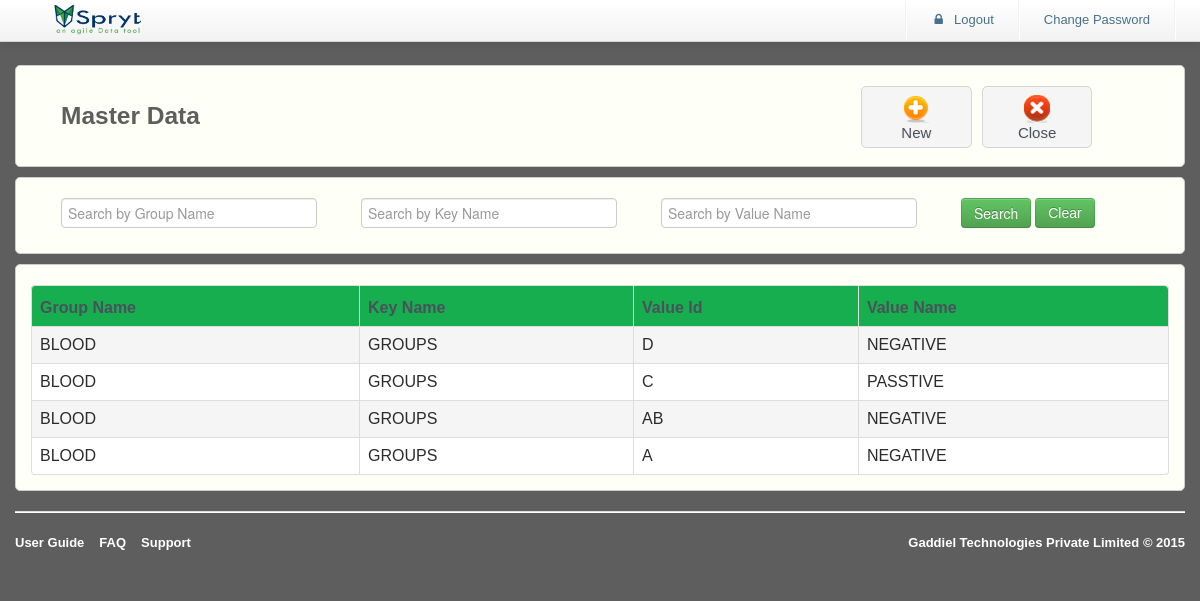
Screenshot of /configmst/master/masterData.php (signed in) with the database file from the repository.
### tables this page shows
CREATE TABLE IF NOT EXISTS `key_value` (
  `CREATED_BY` varchar(60) NOT NULL DEFAULT '-1',
  `CREATED_DATE` date NOT NULL DEFAULT '0000-00-00',
  `ID` int(10) NOT NULL AUTO_INCREMENT,
  `GROUP_NAME` varchar(30) NOT NULL,
  `KEY_NAME` varchar(30) NOT NULL,
  `VALUE_ID` varchar(30) NOT NULL,
  `VALUE_NAME` varchar(100) DEFAULT NULL,
  PRIMARY KEY (`ID`)
);

### configmst/master/masterData.php (the view, shortened to what this page needs)
<html lang="en"><head><meta http-equiv="Content-Type" content="text/html; charset=UTF-8">
    <link rel="stylesheet" type="text/css" href="../../resources/css/bootstrap.min.css" >
    <link rel="stylesheet" type="text/css" href="../../resources/css/bootstrap-responsive.min.css" >
    <link rel="stylesheet" type="text/css" href="../../resources/css/alveolae.css">
    <link rel="stylesheet" type="text/css" href="../../resources/css/font-awesome.css">
    <link rel="stylesheet" type="text/css" href="../../resources/css/footable.core.css?v=2-0-1">
    <link rel="stylesheet" type="text/css" href="../../resources/css/footable-demos.css">
</head>
<body>
	  <?php include($_SERVER['DOCUMENT_ROOT'].'/include/header.php'); ?>
	<form action="" method="POST" name="forms">
	<div id="main-content">
		<div class="container">
			<div class="row">
			   <div class="span12 desktop">
				 <div class="widget">
					<div class="widget-content ">
						<div class="span8"><h3>Master Data</h3></div>
						<div class="span3">
							<div class="box-holder">
                                 <a href="addMasterData.php" onClick="newPage()">
                                 <div class="box"><img src="../../resources/images/e-add.png"/></br>New</div></a>
                            </div>
							 <div class="box-holder">
							   <a href="../configMst.php">
							   <div class="box"><img src="../../resources/images/e-close.png"/></br>Close</div></a>
                             </div>
						</div>
					</div>
				</div>
			 </div>
					<div class="span12">
					    <div class="widget">
						<div class="widget-content">
							<div class="span3">
								<input type="text" autofocus class="span3" placeholder="Search by Group Name"  id="txtGroupNameSearchId" name="txtGroupNameSearchName"/>
							</div>
							<div class="span3">
								<input type="text"  class="span3" placeholder="Search by Key Name"  id="txtKeyNameSearchId" name="txtKeyNameSearchName"/>
							</div>
							<div class="span3">
								<input type="text"  class="span3" placeholder="Search by Value Name"  id="txtValueNameSearchId" name="txtValueNameSearchName"/>
							</div>
							<div class="span2">
							<input type="submit" class="btn btn-success " onClick="searchvalue()" value="Search"> <a href="#" class="btn btn-success " onClick="clearvalue()">Clear</a></div>
						</div>
					   </div>
			  </div>
				<div class="span12">
					<div class="widget-content">
						<div class="tab-content">
							<div class="tab-pane active" id="demo">
							<table class="table demo table-bordered " data-filter="#filter" data-page-size="5"
							       data-page-previous-text="prev" data-page-next-text="next">
								<thead>
									   <tr class="widget-header">
										<th data-toggle="true">Group Name</th>
										<th data-hide="phone,tablet">Key Name</th>
										<th data-hide="phone,tablet">Value Id</th>
										<th data-hide="phone,tablet">Value Name</th>
									</tr>
								</thead>
								<tbody id="gridvaluediv" class="mytable1">
								 <?php
									$pdo = Database::connect();
									$pdo->setAttribute(PDO::ATTR_ERRMODE, PDO::ERRMODE_EXCEPTION);
									$result = $pdo->prepare("SELECT ID,GROUP_NAME,KEY_NAME,VALUE_ID,VALUE_NAME FROM key_value ORDER BY ID DESC");
		                            $result->execute();
		                            for($i=0; $row = $result->fetch(); $i++){
			 				      ?>
									<tr Style="cursor:pointer;" id="views">
										<td style="text-transform:uppercase;"><?php echo  $row['GROUP_NAME'];?></td>
										<td style="text-transform:uppercase;"><?php echo  $row['KEY_NAME'];?></td>
										<td style="text-transform:uppercase;"><?php echo  $row['VALUE_ID'];?></td>
										<td style="text-transform:uppercase;"><?php echo  $row['VALUE_NAME'];?></td>
									</tr>
									 <?php  }?>
								</tbody>
							</table>
							</div>
						</div>
					</div>
				</div>
			</div>
			 <?php include($_SERVER['DOCUMENT_ROOT'].'/include/footer.php'); ?>
		</div>
	</div>
	</form>
</body>
</html>

### resources/css/alveolae.css (style rules this page uses)
body { background-color: #5e5e5e; font-family: 'Asap', sans-serif; }
h3 { margin-bottom: 15px; font-weight: 700; color: #5e5e5e; }
#main-content { padding-top: 60px; }
label, input, button, select, textarea { cursor: default; }
.box-holder { width: 25%; display: table-cell; }
.box-holder a { text-decoration: none; }
.box { height: 50px; padding: 5px; margin-right: 10px; font-size: 15px; text-align: center; color: #4A515B; background: #F5F5F5; border: 1px solid #D5D5D5; border-radius: 5px; text-shadow: 1px 1px 1px #EDEDED; }
.widget { clear: both; width: auto; position: relative; margin-bottom: 10px; }
.widget-header { position: relative; height: 40px; background: #17ae4f; border: 1px solid #CCCCCC; -webkit-border-top-left-radius: 5px; -webkit-border-top-right-radius: 5px; -moz-border-radius-topleft: 5px; -moz-border-radius-topright: 5px; border-top-left-radius: 5px; border-top-right-radius: 5px; }
.widget-content { padding: 20px 15px 15px; background: #fefff7; border: 1px solid #CCCCCC; -moz-border-radius: 5px; -webkit-border-radius: 5px; border-radius: 5px; }
.widget-content:before, .widget-content:after { content:""; display:table; clear:both; }
.table th { text-align: left; color: #4A515B; }
.table { display: table; margin: 0 auto; }
.desktop { display:block; }

### resources/css/footable.core.css (style rules this page uses)
.footable { width: 100%; }
.footable > thead > tr > th { -webkit-touch-callout: none; -webkit-user-select: none; -khtml-user-select: none; -moz-user-select: -moz-none; -ms-user-select: none; user-select: none; }

### resources/css/footable-demos.css (style rules this page uses)
body { color:#2B2B2B; font-family: 'trebuchet MS' , 'Lucida sans' , Arial; }

### configmst/master/masterData.php (style rules this page uses)
.oddtr { background-color:#FFFFFF; }
.eventr { background-color:#F5F5F5; }

### rows the page displays
key_value: GROUP_NAME "BLOOD", KEY_NAME "GROUPS", VALUE_ID "D", VALUE_NAME "NEGATIVE"
key_value: GROUP_NAME "BLOOD", KEY_NAME "GROUPS", VALUE_ID "C", VALUE_NAME "PASSTIVE"
key_value: GROUP_NAME "BLOOD", KEY_NAME "GROUPS", VALUE_ID "AB", VALUE_NAME "NEGATIVE"
key_value: GROUP_NAME "BLOOD", KEY_NAME "GROUPS", VALUE_ID "A", VALUE_NAME "NEGATIVE"
